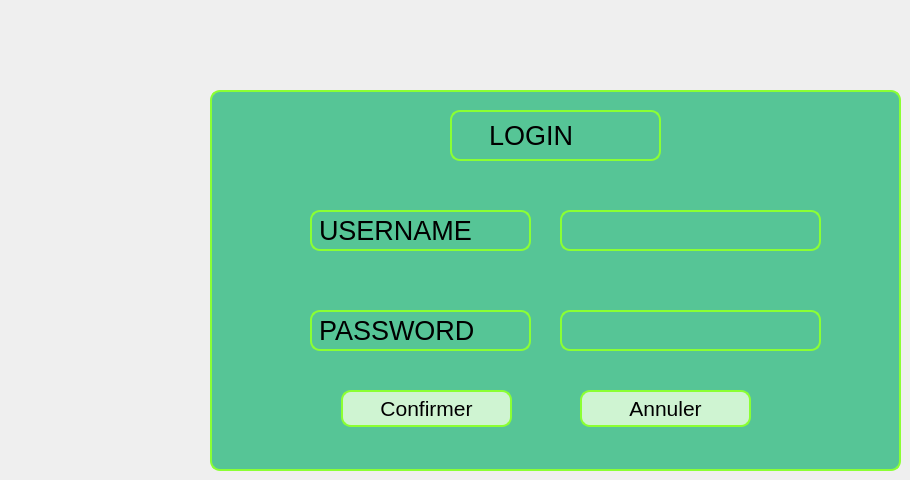
     <widget class="QWidget" name="page">
      <widget class="QGroupBox" name="groupBox_3">
       <property name="geometry">
        <rect>
         <x>210</x>
         <y>90</y>
         <width>691</width>
         <height>381</height>
        </rect>
       </property>
       <property name="styleSheet">
        <string notr="true">border: 2px solid  rgb(139, 255, 51);
background-color: rgb(86, 197, 150);
border-radius: 10px;</string>
       </property>
       <property name="title">
        <string/>
       </property>
       <widget class="QLabel" name="label_4">
        <property name="geometry">
         <rect>
          <x>240</x>
          <y>20</y>
          <width>211</width>
          <height>51</height>
         </rect>
        </property>
        <property name="font">
         <font>
          <pointsize>20</pointsize>
         </font>
        </property>
        <property name="text">
         <string>    LOGIN</string>
        </property>
       </widget>
       <widget class="QLineEdit" name="lineEdit_password">
        <property name="geometry">
         <rect>
          <x>350</x>
          <y>220</y>
          <width>261</width>
          <height>41</height>
         </rect>
        </property>
        <property name="font">
         <font>
          <pointsize>14</pointsize>
         </font>
        </property>
        <property name="text">
         <string/>
        </property>
        <property name="maxLength">
         <number>20</number>
        </property>
        <property name="echoMode">
         <enum>QLineEdit::Password</enum>
        </property>
       </widget>
       <widget class="QLabel" name="label_5">
        <property name="geometry">
         <rect>
          <x>100</x>
          <y>220</y>
          <width>221</width>
          <height>41</height>
         </rect>
        </property>
        <property name="font">
         <font>
          <pointsize>20</pointsize>
         </font>
        </property>
        <property name="text">
         <string>PASSWORD</string>
        </property>
       </widget>
       <widget class="QLineEdit" name="lineEdit_username">
        <property name="geometry">
         <rect>
          <x>350</x>
          <y>120</y>
          <width>261</width>
          <height>41</height>
         </rect>
        </property>
        <property name="font">
         <font>
          <pointsize>14</pointsize>
         </font>
        </property>
        <property name="text">
         <string/>
        </property>
        <property name="maxLength">
         <number>20</number>
        </property>
       </widget>
       <widget class="QLabel" name="label">
        <property name="geometry">
         <rect>
          <x>100</x>
          <y>120</y>
          <width>221</width>
          <height>41</height>
         </rect>
        </property>
        <property name="font">
         <font>
          <pointsize>20</pointsize>
         </font>
        </property>
        <property name="text">
         <string>USERNAME</string>
        </property>
       </widget>
       <widget class="QPushButton" name="confirmer_login">
        <property name="geometry">
         <rect>
          <x>131</x>
          <y>300</y>
          <width>171</width>
          <height>37</height>
         </rect>
        </property>
        <property name="font">
         <font>
          <pointsize>16</pointsize>
         </font>
        </property>
        <property name="styleSheet">
         <string notr="true">QPushButton {
background-color: rgb(207, 244, 210);
border-radius: 10px;
}


QPushButton:hover {
background-color: rgb(50, 157, 156);

}</string>
        </property>
        <property name="text">
         <string>Confirmer</string>
        </property>
       </widget>
       <widget class="QPushButton" name="annuler_login">
        <property name="geometry">
         <rect>
          <x>370</x>
          <y>300</y>
          <width>171</width>
          <height>37</height>
         </rect>
        </property>
        <property name="font">
         <font>
          <pointsize>16</pointsize>
         </font>
        </property>
        <property name="styleSheet">
         <string notr="true">QPushButton {
background-color: rgb(207, 244, 210);
border-radius: 10px;
}


QPushButton:hover {
background-color: rgb(50, 157, 156);

}</string>
        </property>
        <property name="text">
         <string>Annuler</string>
        </property>
       </widget>
      </widget>
      <widget class="QLabel" name="label_pic_4">
       <property name="geometry">
        <rect>
         <x>50</x>
         <y>0</y>
         <width>151</width>
         <height>131</height>
        </rect>
       </property>
       <property name="text">
        <string/>
       </property>
      </widget>
     </widget>
